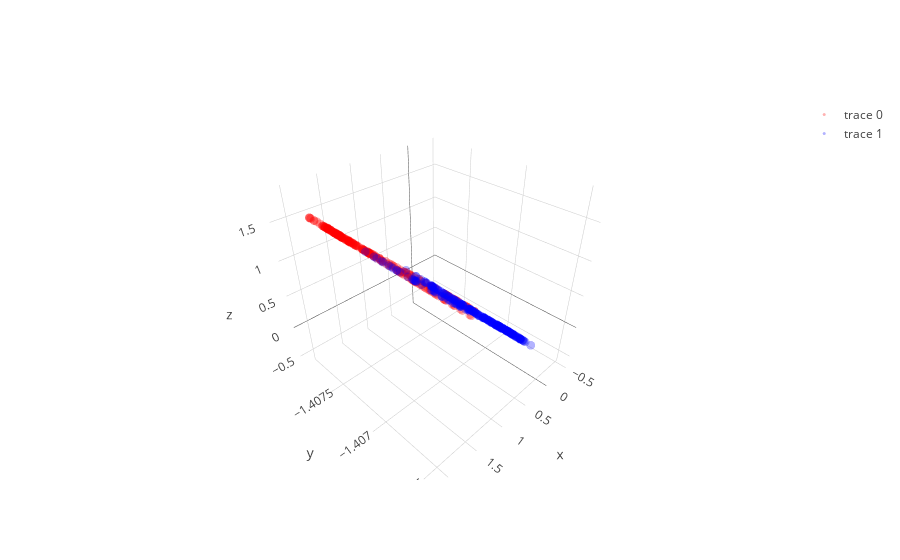

The notebook cell saved with this chart:
### Code cell
# with all scale
expand_dim = 3
w1 = np.random.randn(2,expand_dim)
w2 = np.random.randn(expand_dim,1)
a  = np.ones(expand_dim); b = np.ones(expand_dim); c = np.zeros(expand_dim)

w1 = _sym_decorrelation(w1)
w2 = w2/(np.sqrt(np.sum(w2**2)))

temp_X = np.copy(X)
mini_batch_size = 50
for iter in range(2000):
    cum_loss = 0; temp_X   = shuffle(temp_X)
    
    for mini_batch in range(0,len(X),mini_batch_size):
        current_batch = temp_X[mini_batch:mini_batch+mini_batch_size]
        
        layer1 = current_batch @ w1
        layer1 = layer1  + (1/(iter+1))*np.random.randn(mini_batch_size,expand_dim)
        layer1a= a*g(b*layer1)+c
        layer1a= layer1a + (1/(iter+1))*np.random.randn(mini_batch_size,expand_dim)
        layer2 = layer1a       @ w2
        loss   = (w2.T @ layer1a.T @ layer1a @ w2).mean() + (w1.T @ current_batch.T @ current_batch @ w1).mean()
        
        grad2 = -layer1a.T @ layer1a @ w2 
        grad1a= -layer1a@w2@w2.T
        grada = grad1a*g(b*layer1)
        gradb = grad1a*a*g_grad(b*layer1)*layer1
        gradc = grad1a
        grad1 = current_batch.T @(grad1a*a*g_grad(b*layer1)*b) - 2.5 * current_batch.T @ current_batch @ w1 

        w2 = w2 - 0.0001  * grad2+ (1/(iter+1))*np.random.randn(expand_dim,1)
        a = a -   0.000009    * grada.sum(0)+ (1/(iter+1))*np.random.randn(expand_dim)
        b = b -   0.000009    * gradb.sum(0)+ (1/(iter+1))*np.random.randn(expand_dim)
        c = c -   0.0000009   * gradc.sum(0) + (1/(iter+1))*np.random.randn(expand_dim)
        w1 = w1 - 0.0001  * grad1+ (1/(iter+1))*np.random.randn(2,expand_dim)
        
        w1 = _sym_decorrelation(w1)
        w2 = w2/(np.sqrt(np.sum(w2**2)))
        a  = (a-a.mean())/a.std()
        b  = (b-b.mean())/b.std()
        c  = (c-c.mean())/c.std()
        cum_loss      = cum_loss + loss.mean()
        
    if iter%500==0:print('Iter : ',iter," Loss: ",cum_loss)

# projection
projected_mine = (a*g(b*(X @ w1))+c) @ w2

plt.figure(figsize=(20,5))
plt.subplot(1, 3, 1)
plt.scatter(X[y==0, 0], X[y==0, 1], color='red', alpha=0.5)
plt.scatter(X[y==1, 0], X[y==1, 1], color='blue', alpha=0.5)
plt.quiver(X.mean(0)[0], X.mean(0)[1], evector[0,0],evector[0,1], color=['b'], scale=2.5)
plt.quiver(X.mean(0)[0], X.mean(0)[1], evector[1,0],evector[1,1], color=['g'], scale=2.5)

plt.subplot(1, 3, 2,projection='3d')
one_layer_project = (a*g(b*(X @ w1))+c)
plt.scatter(one_layer_project[:,0],one_layer_project[:,1],one_layer_project[:,2], color='red')

plt.subplot(1, 3, 3)
plt.scatter(projected_mine[y==0], np.zeros((len(projected_mine)//2)),  color='red', alpha=0.05)
plt.scatter(projected_mine[y==1], np.zeros((len(projected_mine)//2)), color='blue', alpha=0.05)
plt.show()

trace1 = go.Scatter3d(
    x=one_layer_project[y==0,0],
    y=one_layer_project[y==0,1],
    z=one_layer_project[y==0,2],
    mode='markers',
    line=dict(color='red',width=0.5),
    marker=dict(size=3,opacity=0.3)
)
trace2 = go.Scatter3d(
    x=one_layer_project[y==1,0],
    y=one_layer_project[y==1,1],
    z=one_layer_project[y==1,2],
    mode='markers',
    line=dict(color='blue',width=0.5),
    marker=dict(size=3,opacity=0.3)
)
data = [trace1,trace2]
fig  = go.Figure(data=data)
iplot(fig)

### Figure 1 — Plotly figure (JSON) as saved in the notebook; plotly's stock layout.template omitted (floating-point values rounded to 4 significant figures; data arrays with more than 128 entries replaced by an {"elided": "..."} marker saying what was removed)
{"data": [{"line": {"color": "red", "width": 0.5}, "marker": {"opacity": 0.3, "size": 3}, "mode": "markers", "type": "scatter3d", "uid": "a64cfd38-739f-4f7a-bc97-2d14d06907b5", "x": {"elided": "250 float values"}, "y": {"elided": "250 float values"}, "z": {"elided": "250 float values"}}, {"line": {"color": "blue", "width": 0.5}, "marker": {"opacity": 0.3, "size": 3}, "mode": "markers", "type": "scatter3d", "uid": "cdb53968-3157-4c32-b754-b97eea78baa9", "x": {"elided": "250 float values"}, "y": {"elided": "250 float values"}, "z": {"elided": "250 float values"}}], "layout": {}}
